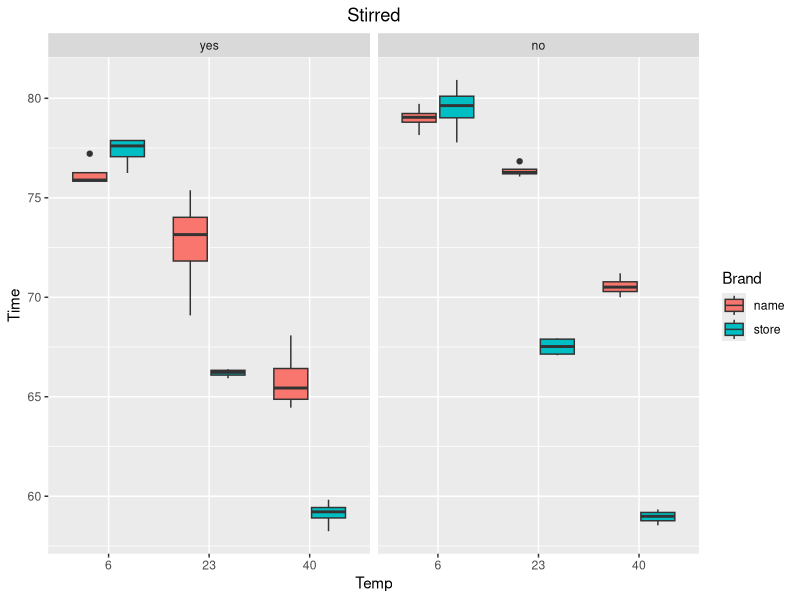
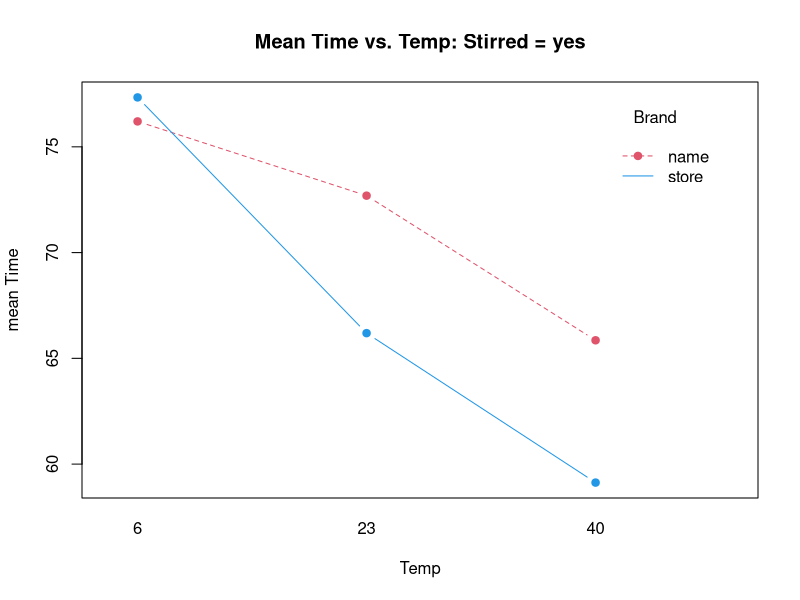
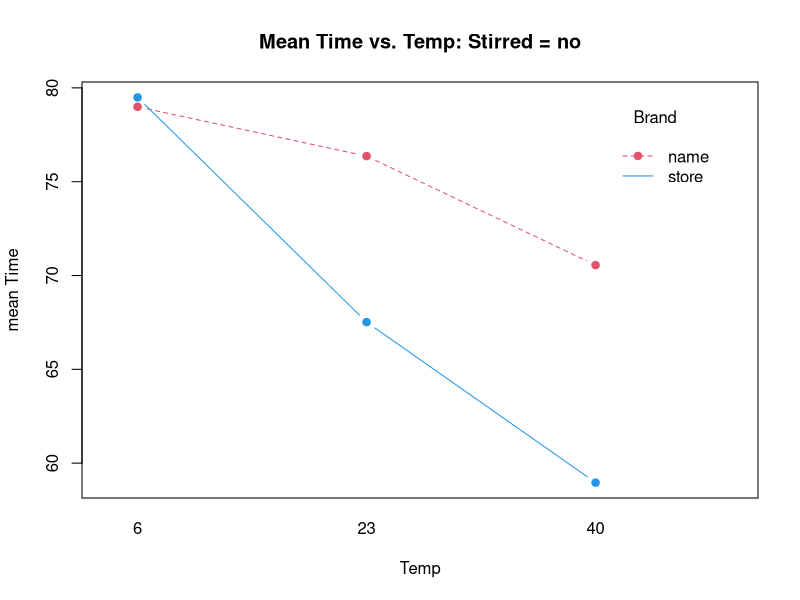
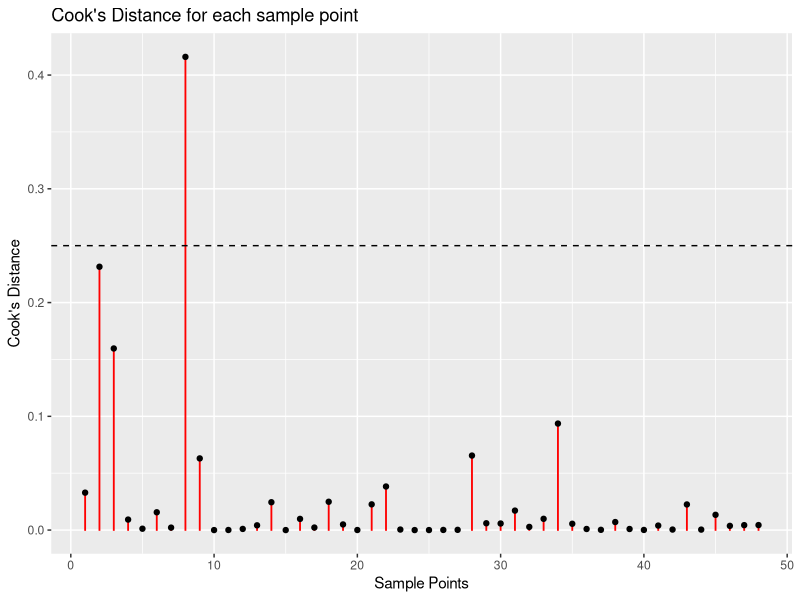
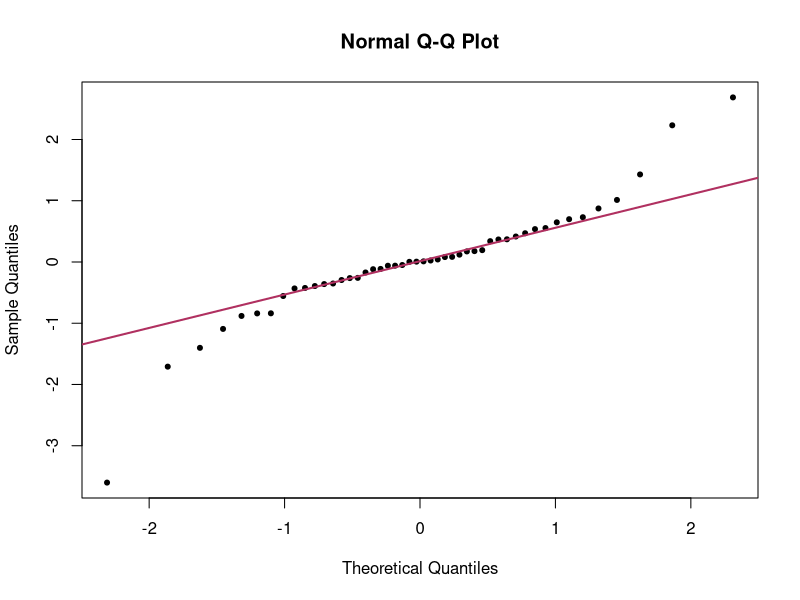

The R script that drew these images, in order:
## ---- chunk 1
library(tidyverse)
library(car)
library(emmeans)
library(lme4)
df_eff <- read_csv('effervescence.csv', col_types = 'fffnnn')
## ---- chunk 2
df_stats <-
df_eff %>% group_by(Brand, Temp, Stirred) %>% 
summarise('Min' = min(Time),
          '25%' = quantile(Time, probs = 0.25),
          'Mean' = mean(Time), 
          'Median' = median(Time),
          '75%' = quantile(Time, probs = 0.75),
          'Max' = max(Time),
          'Range' = Max - Min,
          'Var' = var(Time), 
          'n' = n())

knitr::kable(df_stats)
## ---- chunk 3

minstore <- min(df_eff$Time[df_eff$Brand=='store'])
maxstore <- max(df_eff$Time[df_eff$Brand=='store'])
store <- c(min(df_eff$Time[df_eff$Brand=='store']),max(df_eff$Time[df_eff$Brand=='store']),max(df_eff$Time[df_eff$Brand=='store'])-min(df_eff$Time[df_eff$Brand=='store']))

minname <- min(df_eff$Time[df_eff$Brand=='name'])
maxname <- max(df_eff$Time[df_eff$Brand=='name'])
name <- c(min(df_eff$Time[df_eff$Brand=='name']),max(df_eff$Time[df_eff$Brand=='name']),max(df_eff$Time[df_eff$Brand=='name'])-min(df_eff$Time[df_eff$Brand=='name']))

mintemp6 <- min(df_eff$Time[df_eff$Temp==6])
maxtemp6 <- max(df_eff$Time[df_eff$Temp==6])
temp6 <- c(min(df_eff$Time[df_eff$Temp==6]),max(df_eff$Time[df_eff$Temp==6]),max(df_eff$Time[df_eff$Temp==6])-min(df_eff$Time[df_eff$Temp==6]))

mintemp23 <- min(df_eff$Time[df_eff$Temp==23])
maxtemp23 <- max(df_eff$Time[df_eff$Temp==23])
temp23 <- c(mintemp23 <- min(df_eff$Time[df_eff$Temp==23]),max(df_eff$Time[df_eff$Temp==23]),max(df_eff$Time[df_eff$Temp==23])-min(df_eff$Time[df_eff$Temp==23]))

mintemp40 <- min(df_eff$Time[df_eff$Temp==40])
maxtemp40 <- max(df_eff$Time[df_eff$Temp==40])
temp40 <- c(min(df_eff$Time[df_eff$Temp==40]),max(df_eff$Time[df_eff$Temp==40]),max(df_eff$Time[df_eff$Temp==40])-min(df_eff$Time[df_eff$Temp==40]))

minstiryes <- min(df_eff$Time[df_eff$Stirred=='yes'])
maxstiryes <- max(df_eff$Time[df_eff$Stirred=='yes'])
stiry <- c(min(df_eff$Time[df_eff$Stirred=='yes']),max(df_eff$Time[df_eff$Stirred=='yes']),max(df_eff$Time[df_eff$Stirred=='yes'])-min(df_eff$Time[df_eff$Stirred=='yes']))

minstirno <- min(df_eff$Time[df_eff$Stirred=='no'])
maxstirno <- max(df_eff$Time[df_eff$Stirred=='no'])
stirn <- c(min(df_eff$Time[df_eff$Stirred=='no']),max(df_eff$Time[df_eff$Stirred=='no']),max(df_eff$Time[df_eff$Stirred=='no'])-min(df_eff$Time[df_eff$Stirred=='no']))


dfrange <- data.frame(store,name,temp6,temp23,temp40,stiry,stirn)
dfrange <- t(dfrange)
colnames(dfrange) <- c("Min", "Max", "Range")
rownames(dfrange) <- c("Store","Name","Temperature 6","Temperature 23","Temperature40","Stirred","Not Stirred")
round(dfrange,4)
## ---- chunk 4
df_eff %>% ggplot() + geom_boxplot(aes(fill = Brand, y = Time, x = Temp)) + 
  facet_grid(cols = vars(Stirred)) + labs(title = "Stirred") + theme(
  plot.title = element_text(hjust = 0.5)
)
## ---- chunk 5
##3 factor interaction plot based on HW7 code

with(df_eff%>%filter(Stirred=="yes"),interaction.plot(Temp,Brand,Time,
            type="b", pch=19, col=c(2,4), ylab="mean Time",
           main="Mean Time vs. Temp: Stirred = yes"))

with(df_eff%>%filter(Stirred=="no"),interaction.plot(Temp,Brand,Time,
          type="b", pch=19, col=c(2,4), ylab="mean Time",
          main="Mean Time vs. Temp: Stirred = no"))
## ---- chunk 6
aov_eff <- aov(lm_eff <- lm(Time ~ Brand * Temp * Stirred, data = df_eff))

cooksD_values <- cooks.distance(lm_eff)
 
ggplot() + geom_col(aes(y = cooksD_values, x = 1:length(cooksD_values)), width = 0.025, col = 'red')  + 
    geom_point(aes(y = cooksD_values, x = 1:length(cooksD_values))) + xlab('Sample Points') + ylab("Cook's Distance") + 
    geom_hline(yintercept = 0.25, lty = 2) + labs(title = "Cook's Distance for each sample point")
## ---- chunk 7
qqnorm(lm_eff$resid, pch = 20)
qqline(lm_eff$resid, col = "maroon", lwd = 2)
